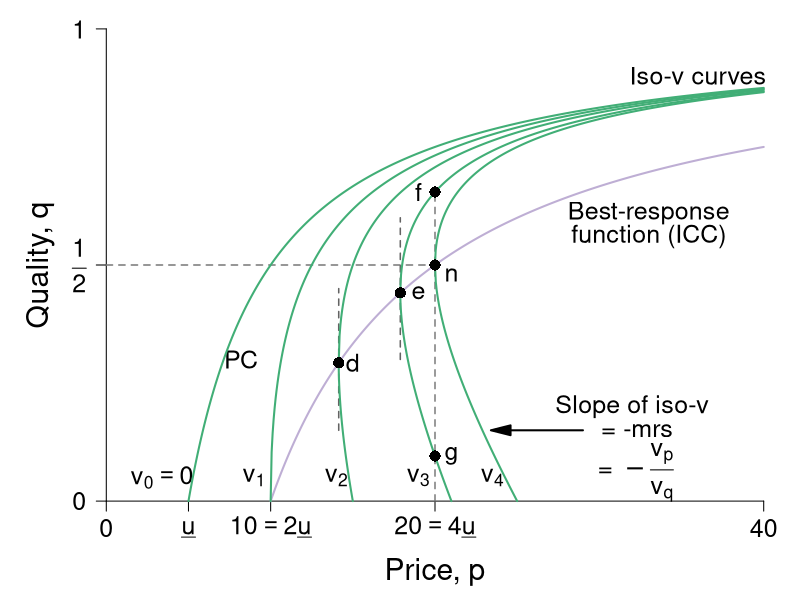

Recreate this plot in R.
#' Graph Designer: Scott Cohn and Harriet Brookes Gray
#' Authors: Bowles and Halliday
#' Title: Coordination, Conflict and Competition: A Text in Microeconomics

require(ggplot2)
require(shape)
pdf(file = "information_power/iso_vmap_a_rightpanel.pdf", width = 9, height = 7)

#Set parameters for graphics
pointsize <- 1.8
axislabelsize <- 1.8
labelsize <- 1.5
namesize <- 1.8
annotatesize <- 1.5
graphlinewidth <- 2
segmentlinewidth <- 1.5

COL <- c("#7fc97f", "#beaed4", "#fdc086", "#ffff99", "#386cb0", "#f0027f", "#bf5b17", "#666666")
COLA <- c("#e0f3db", "#99d8c9","#66c2a4","#41ae76", "#238b45", "#005824")
COLB <- c("#c6dbef", "#4eb3d3", "#2b8cbe", "#0868ac","#084081")
COLC <- c("#fcfbfd", "#efedf5", "#dadaeb", "#bcbddc", "#9e9ac8", "#807dba", "#6a51a3", "#54278f", "#3f007d")
grays <- gray.colors(25, start = 1, end = 0)

#The equation is below when v = 0. See Wolfram Alpha output. 
isov <- function(p, delta = 5) {
  (p - delta)/p
}

isovhigh1 <- function(p, delta = 5, v = 5){
  (sqrt(p^2 - 4 * delta * v) - p + 2*v)/( 2 * v )
}

isovlow1 <- function(p, delta = 5, v = 5){
  (-sqrt(p^2 - 4 * delta * v) - p + 2*v)/( 2 * v )
}

isovhigh2 <- function(p, delta = 5, v = 10){
  (sqrt(p^2 - 4 * delta * v) - p + 2*v)/( 2 * v )
}

isovlow2 <- function(p, delta = 5, v = 10){
  (-sqrt(p^2 - 4 * delta * v) - p + 2*v)/( 2 * v )
}

isovhigh3 <- function(p, delta = 5, v = 15){
  (sqrt(p^2 - 4 * delta * v) - p + 2*v)/( 2 * v )
}

isovlow3 <- function(p, delta = 5, v = 15){
  (-sqrt(p^2 - 4 * delta * v) - p + 2*v)/( 2 * v )
}

isovhigh4 <- function(p, delta = 5, v = 15){
  (sqrt(p^2 - 4 * delta * v) - p + 2*v)/( 2 * v )
}

isovlow4 <- function(p, delta = 5, v = 15){
  (-sqrt(p^2 - 4 * delta * v) - p + 2*v)/( 2 * v )
}

brfFn <- function(p, delta = 5) {
  1 - (2*delta) /p
}

#This is evaluated for p = 12; q = 12/(8*sqrt(12^2 - 4*delta1*v1)) - 1/8 for the slope
#At p = 12; q = (-sqrt(12^2 - 4*v1*delta1) - 12 + 2*v1)/(2*v1) = 0.799
tangencyLine <- function(p){
  (p*(0.05))
}



#COL <- c("#bae4b3", "#74c476", "#238b45")
#COL <- c("#f7fcf0", "#e0f3db", "#ccebc5", "#a8ddb5", "#7bccc4", "#4eb3d3", "#2b8cbe", "#08589e")
#COL <- c("#f7fcf5", "#e5f5e0", "#c7e9c0", "#a1d99b", "#74c476", "#41ab5d", "#238b45", "#005a32")
par(mar =  c(4, 4, .5, .5))

xlims <- c(0, 40)
ylims <- c(0, 1)

plot(0, 0, xlim = xlims, ylim = ylims, type = "n",
     xlab = "",
     ylab = "",
     xaxt = "n", yaxt = "n", cex.lab = axislabelsize, bty = "n")

mtext(expression(paste("Price, ", p)), side=1, line = 2.5, cex = axislabelsize)
text(-4, ylims[2] - 0.5*(ylims[2] - ylims[1]), expression(paste("Quality, ", q)), xpd = TRUE, cex = axislabelsize, srt = 90) 


npts <- 500 
npts2 <- 501
#Specify the sequences of points for graphing. 
xx0 <- seq(5, xlims[2], length.out = npts)
xx1 <- seq(10, xlims[2], length.out = npts)
xx2 <- seq(xlims[1], 15, length.out = npts)
xx3 <- seq(10, xlims[2], length.out = npts2)
xx4 <- seq(xlims[1], 10, length.out = npts2)
#For below, I solved sqrt(p^2 - 200) - p + 200/p = 0, getting p = 10*sqrt(2) = 14.14214
xx5 <- seq(14.14214, xlims[2], length.out = npts2)
xx6 <- seq(14.14214, 15, length.out = npts2)

xx7 <- seq(17.889, xlims[2], length.out = npts2)
xx8 <- seq(17.889, 21, length.out = npts2)

xx9 <- seq(20, xlims[2], length.out = npts2)
xx10 <- seq(xlims[1], 25, length.out = npts2)

#Customize ticks and labels for the plot
ticksy <- c(0, 0.5, 1)
ylabels <- c(0, expression(paste(frac(1,2))), 1)
ticksx <- c(0, 5, 10, 20, 40)
xlabels <- c(0, expression(paste(underline("u"))) ,expression(paste(10 == 2*underline("u"))), expression(paste(20 == 4*underline("u"))) , 40)
axis(1, at = ticksx, pos = 0, labels = xlabels, cex.axis = labelsize)
axis(2, at = ticksy, pos = 0, labels = ylabels, las = 1, cex.axis = labelsize)

#Annotation of the three graphs and the NE

text(3.4, 0.05, expression(paste(v[0] == 0)), cex = annotatesize)
text(9.0, 0.05, expression(paste(v[1])), cex = annotatesize)
text(14, 0.05, expression(paste(v[2])), cex = annotatesize)
text(19, 0.05, expression(paste(v[3])), cex = annotatesize)
text(23.5, 0.05, expression(paste(v[4])), cex = annotatesize)
text(21, 0.48, expression(paste("n")), cex = annotatesize)
text(33, 0.61, expression(paste("Best-response")), cex = annotatesize)
text(33, 0.56, expression(paste("function (ICC)")), cex = annotatesize)
text(36, 0.9, expression(paste("Iso-v curves")), cex = annotatesize)
text(8.2, 0.3, expression(paste("PC")), cex = annotatesize)

#Lines for the coordinates of the Nash equilbrium
#segments(10, 0, 10, 0.175, lty = 2, col = grays[22], lwd = segmentlinewidth)
segments(20, 0, 20, 0.6545, lty = 2, col = grays[20], lwd = segmentlinewidth)
segments(0, 0.5, 20, 0.5, lty = 2, col = grays[20], lwd = segmentlinewidth)
segments(14.14214, 0.15, 14.14214, 0.45, lty = 2, col = grays[22], lwd = segmentlinewidth)
segments(17.889, 0.3, 17.889, 0.6, lty = 2, col = grays[22], lwd = segmentlinewidth)

#Draw the lines for the graphs
lines(xx0, isov(xx0, delta = 5), col = COLA[4], lwd = graphlinewidth)
lines(xx1, brfFn(xx1), col = COL[2], lwd = graphlinewidth)
#lines(xx2, tangencyLine(xx2), col = "darkgrey", lwd = segmentlinewidth, lty = 2)
lines(xx3, isovhigh1(xx3, v = 5, delta = 5), col = COLA[4], lwd = graphlinewidth)
lines(xx4, isovlow1(xx4, v = 5, delta = 5), col = COLA[4], lwd = graphlinewidth)
lines(xx5, isovhigh2(xx5, v = 10, delta = 5), col = COLA[4], lwd = graphlinewidth)
lines(xx6, isovlow2(xx6, v = 10, delta = 5), col = COLA[4], lwd = graphlinewidth)
lines(xx7, isovhigh3(xx7, v = 16, delta = 5), col = COLA[4], lwd = graphlinewidth)
lines(xx8, isovlow3(xx8, v = 16, delta = 5), col = COLA[4], lwd = graphlinewidth)
lines(xx9, isovhigh4(xx9, v = 20, delta = 5), col = COLA[4], lwd = graphlinewidth)
lines(xx10, isovlow4(xx10, v = 20, delta = 5), col = COLA[4], lwd = graphlinewidth)

#Arrows and slope of iso-v label
Arrows(29, 0.15, 24, 0.15,  col = "black", lty = 1, lwd = 2, arr.type = "triangle")
text(32, 0.2, expression(paste("Slope of iso-v")), cex = annotatesize)
text(32.3, 0.15, expression(paste(" = -mrs ")), cex = annotatesize)
text(32, 0.06, expression(paste(" = " -frac(v[p], v[q]))), cex = annotatesize)

#Add a point for the NE
points(20, 0.5, pch = 16, col = "black", cex = 1.5)


#Add a point for b
# points(10, 0.5, pch = 16, col = "black", cex = 1.5)
# text(9.5, 0.53, expression(paste("b")), cex = annotatesize)

#Add a point for d
#Figure out q for p = 14.14214: q = 1 - 2delta/p = 1 - (2*5)/14.14214 =  0.2928934
points(14.14214, 0.2928934, pch = 16, col = "black", cex = 1.5)
text(15, 0.2928934, expression(paste("d")), cex = annotatesize)

points(17.889, 0.441, pch = 16, col = "black", cex = 1.5)
text(19, 0.441, expression(paste("e")), cex = annotatesize)

# points same wage w incr/decr in effort
points(20, 0.0955, pch = 16, col = "black", cex = 1.5)
text(21, 0.0955, expression(paste("g")), cex = annotatesize)
points(20, 0.6545, pch = 16, col = "black", cex = 1.5)
text(19, 0.6545, expression(paste("f")), cex = annotatesize)

dev.off()
